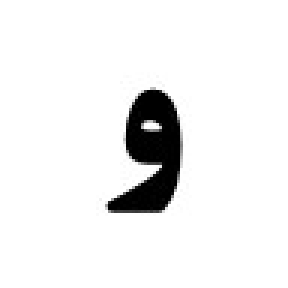
#> input picture proj2_kntu/part3/img-word/5.jpg, 96 x 96 px, found by its file name (shown 3 times larger); its folder holds 4 pictures in this run
$ jupyter execute --allow-errors soal3.ipynb
#> lines starting #> are read from the running program, lines starting #| are printed output that depends on the picture; after the words box and inside, x2 and y2 are one past the last pixel; in counts of white or black regions, pixels touching at a corner belong together
[cell 1]
import os
import matplotlib.pyplot as plt
import matplotlib.image as mpimg

# Directories
dir_word = 'img-word'
dir_noise = 'img-noise'

# List of images
images_word = sorted([os.path.join(dir_word, file) for file in os.listdir(dir_word) if file.endswith(('png', 'jpg', 'jpeg'))])
#> (the rest of this cell did not finish here and is left out)

[cell 2]
import numpy as np
import matplotlib.pyplot as plt
from PIL import Image, ImageDraw
import random

[cell 3]
# Helper function to add noise to a pattern
def add_noise(pattern, noise_level):
    noisy_pattern = pattern.copy()
    num_noisy = int(noise_level * pattern.size)
    indices = np.random.choice(pattern.size, num_noisy, replace=False)
    noisy_pattern.flat[indices] *= -1
    return noisy_pattern

# Convert image to binary pattern
def convert_image_to_binary(path):
#> called with path = '/content/5.jpg'
    image = Image.open(path).convert('L')
    image = image.resize((10, 10))  # Resize for simplicity
    binary_pattern = np.array(image)
    binary_pattern = (binary_pattern > 128).astype(int) * 2 - 1
    return binary_pattern

# Save binary pattern as image
def save_binary_image(pattern, path):
    pattern = (pattern + 1) * 127.5  # Scale back to 0-255
    image = Image.fromarray(pattern.astype(np.uint8))
    image.save(path)

[cell 4]
class HopfieldNetwork:
    def __init__(self, num_neurons):
        self.num_neurons = num_neurons
        self.weights = np.zeros((num_neurons, num_neurons))

    def train(self, patterns):
        '''Train the network using Hebbian learning.'''
        for pattern in patterns:
            pattern = np.array(pattern).flatten()
            self.weights += np.outer(pattern, pattern)
#> this loop made 1 pass
#> pass 1, in train, `self.weights += np.outer(pattern, pattern)`:
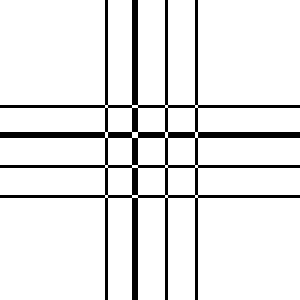
#> self.weights: shape (100, 100) float64 (shown 3 times larger); values -1 (black) and 1 (white), 90.5% white; black in thin lines or dots
        np.fill_diagonal(self.weights, 0)
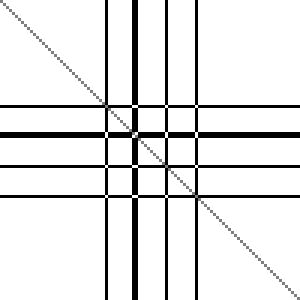
#> self.weights: shape (100, 100) float64 (shown 3 times larger); 1% of pixels changed, all inside (x1, y1, x2, y2) = (0, 0, 100, 100); drawn with min black and max white
        self.weights /= len(patterns)

    def recall(self, pattern, steps=10):
        '''Recall a pattern from the network.'''
#> called with pattern = array of shape (10, 10), steps = 10
        pattern = np.array(pattern).flatten()
#> pattern = 100 values, max 1 at index 0, min -1 at index 2, mean 0.38
        for _ in range(steps):
            for i in range(self.num_neurons):
                raw_value = np.dot(self.weights[i], pattern)
                pattern[i] = 1 if raw_value >= 0 else -1
#> after the loop, pattern = 100 values, max 1 at index 0, min -1 at index 35, mean 0.9
        return pattern.reshape(int(np.sqrt(self.num_neurons)), -1)

    def energy(self, pattern):
        '''Calculate the energy of a given pattern.'''
        pattern = np.array(pattern).flatten()
        return -0.5 * pattern.T @ self.weights @ pattern

[cell 5]
# Load and convert image to binary
original_pattern = convert_image_to_binary('/content/5.jpg')

# Create Hopfield network
net = HopfieldNetwork(num_neurons=original_pattern.size)
net.train([original_pattern])

# Add noise to the image
noisy_pattern = add_noise(original_pattern, noise_level=0.3)

# Recall the image
recalled_pattern = net.recall(noisy_pattern)

# Save results
save_binary_image(original_pattern, '/content/original.jpg')
save_binary_image(noisy_pattern, '/content/noisy.jpg')
save_binary_image(recalled_pattern, '/content/recalled.jpg')

# Plot results
fig, axs = plt.subplots(1, 3, figsize=(12, 4))
axs[0].imshow(original_pattern, cmap='gray')
axs[0].set_title('Original Pattern')
axs[1].imshow(noisy_pattern, cmap='gray')
axs[1].set_title('Noisy Pattern')
axs[2].imshow(recalled_pattern, cmap='gray')
axs[2].set_title('Recalled Pattern')
plt.show()
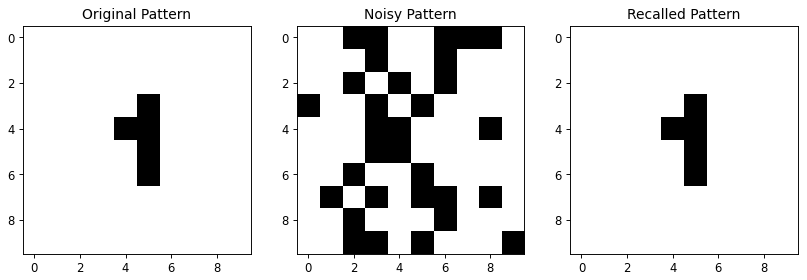
#> figure drawn by matplotlib, 3 panels
#> the loop in train (call 2), `for pattern in patterns:` made 1 pass

[cell 6]
# Helper function to create Point Missing pattern
def add_point_missing(pattern, missing_ratio):
    '''Add point missing noise to the pattern.'''
#> called with pattern = array of shape (10, 10), missing_ratio = 0.3
    missing_pattern = pattern.copy()
    num_missing = int(missing_ratio * pattern.size)
#> num_missing = 30
    indices = np.random.choice(pattern.size, num_missing, replace=False)
    missing_pattern.flat[indices] = 0
    return missing_pattern

[cell 7]
original_pattern = convert_image_to_binary('/content/5.jpg')

# Create Hopfield network
net = HopfieldNetwork(num_neurons=original_pattern.size)
net.train([original_pattern])

# Add Point Missing to the image
point_missing_pattern = add_point_missing(original_pattern, missing_ratio=0.3)

# Recall the image
recalled_pattern_pm = net.recall(point_missing_pattern)

# Save results
save_binary_image(original_pattern, '/content/original.jpg')
save_binary_image(point_missing_pattern, '/content/point_missing.jpg')
save_binary_image(recalled_pattern_pm, '/content/recalled_point_missing.jpg')

# Plot results
fig, axs = plt.subplots(1, 3, figsize=(12, 4))
axs[0].imshow(original_pattern, cmap='gray')
axs[0].set_title('Original Pattern')
axs[1].imshow(point_missing_pattern, cmap='gray')
axs[1].set_title('Point Missing Pattern')
axs[2].imshow(recalled_pattern_pm, cmap='gray')
axs[2].set_title('Recalled Pattern (Point Missing)')
plt.show()
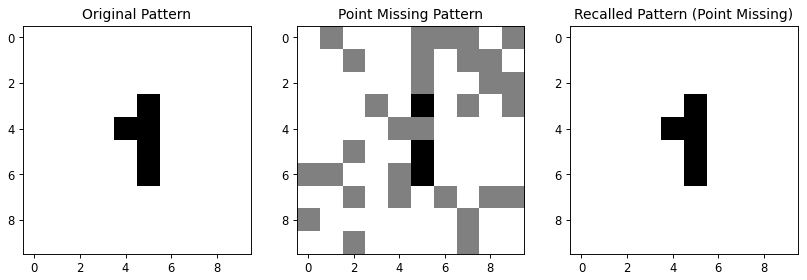
#> figure drawn by matplotlib, 3 panels
